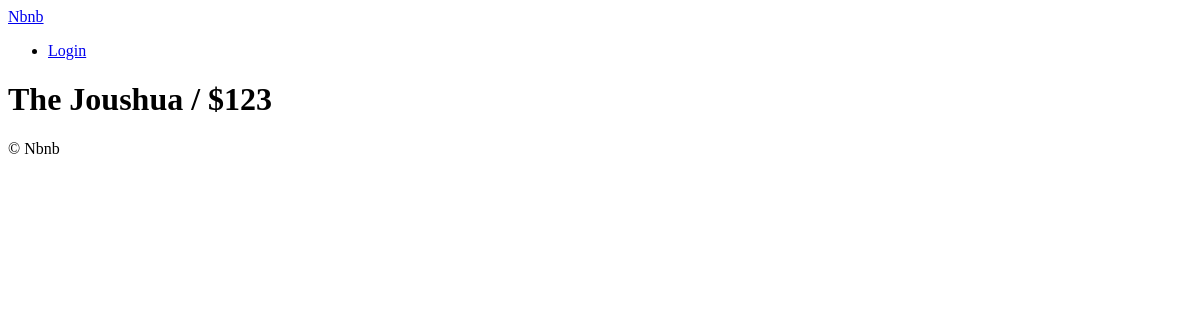
The app's page /, older data.
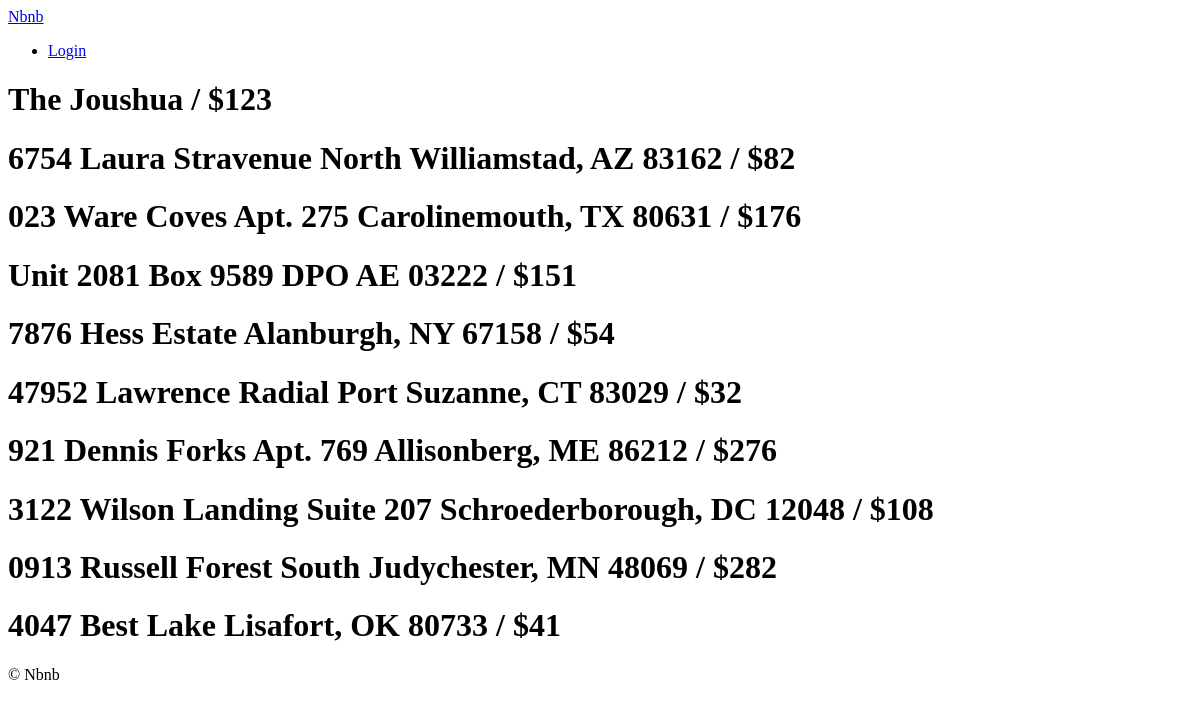
The same page, newer data.
### rooms/models.py (models this page shows, shortened)
class Room(core_models.TimeStampedModel):
    name = models.CharField(max_length=140)
    description = models.TextField()
    country = CountryField()
    city = models.CharField(max_length=80)
    price = models.IntegerField()
    address = models.CharField(max_length=140)
    guests = models.IntegerField()
    beds = models.IntegerField()
    bedrooms = models.IntegerField()
    baths = models.IntegerField()
    check_in = models.TimeField()
    check_out = models.TimeField()
    instant_book = models.BooleanField(default=False)
    host = models.ForeignKey(users.User, on_delete=models.CASCADE, related_name="rooms")
    room_type = models.ForeignKey("RoomType", on_delete=models.SET_NULL, null=True, related_name="rooms")
    amenities = models.ManyToManyField("Amenity", blank=True, related_name="rooms")
    facilities = models.ManyToManyField("Facility", blank=True, related_name="rooms")
    house_rules = models.ManyToManyField("HouseRule", blank=True, related_name="rooms")

### rooms/views.py (the view)
# urls.py: path('', rooms_views.all_rooms, name='home')
def all_rooms(request):
    page = int(request.GET.get("page", 1))
    page_size = 10
    limit = page_size * page
    offset = limit - page_size
    all_rooms = models.Room.objects.all()[offset:limit]
    return render(request, 'rooms/home.html', context={
        "rooms": all_rooms
    })

### templates/rooms/home.html (shortened to what this page needs)
{% extends 'base.html' %}
{% block content %}
    {% for room in rooms %}
        <h1>{{ room.name }} / ${{ room.price }}</h1>
    {% endfor %}
{% endblock %}

### templates/base.html (shortened to what this page needs)
<!DOCTYPE html>
<html lang="en">
<head>
</head>
<body>
    {% include 'partials/header.html' %}
    {% block content %}{% endblock %}
    {% include 'partials/footer.html' %}
</body>
</html>

### templates/partials/header.html
<header>
    <a href="/">Nbnb</a>
    <ul>
        <li>
            <a href="#">Login</a>
        </li>
    </ul>
</header>

### templates/partials/footer.html
<footer>
    &copy; Nbnb
</footer>

Row changes from the older to the newer data that the page shows:
added Room: name "6754 Laura Stravenue North Williamstad, AZ 83162", price "82"
added Room: name "023 Ware Coves Apt. 275 Carolinemouth, TX 80631", price "176"
added Room: name "Unit 2081 Box 9589 DPO AE 03222", price "151"
added Room: name "7876 Hess Estate Alanburgh, NY 67158", price "54"
added Room: name "47952 Lawrence Radial Port Suzanne, CT 83029", price "32"
added Room: name "921 Dennis Forks Apt. 769 Allisonberg, ME 86212", price "276"
added Room: name "3122 Wilson Landing Suite 207 Schroederborough, DC 12048", price "108"
added Room: name "0913 Russell Forest South Judychester, MN 48069", price "282"
added Room: name "4047 Best Lake Lisafort, OK 80733", price "41"
